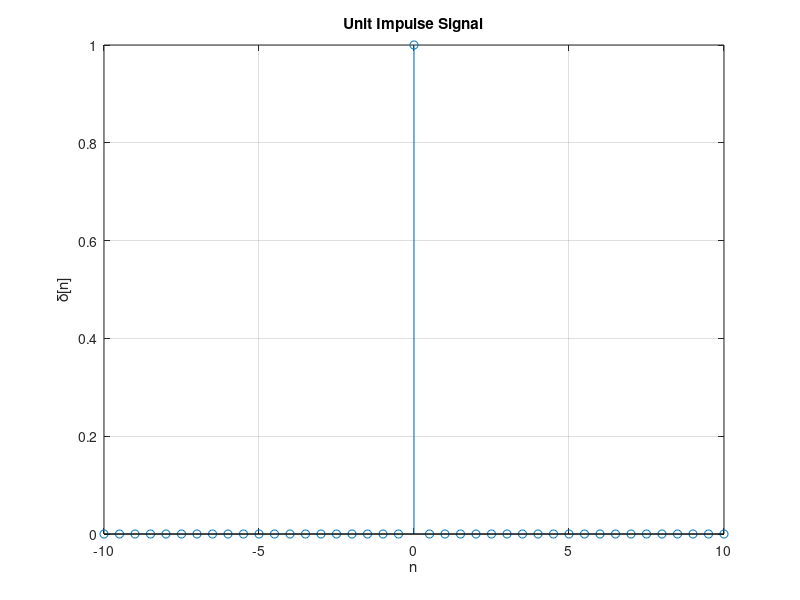

Here is the MATLAB script that generated this plot:
clc;
clear;
close all;

n = -10:0.5:10;
x = (n == 0);

stem(n, x);
grid on;
xlabel('n');
ylabel('\delta[n]');
title('Unit Impulse Signal');
